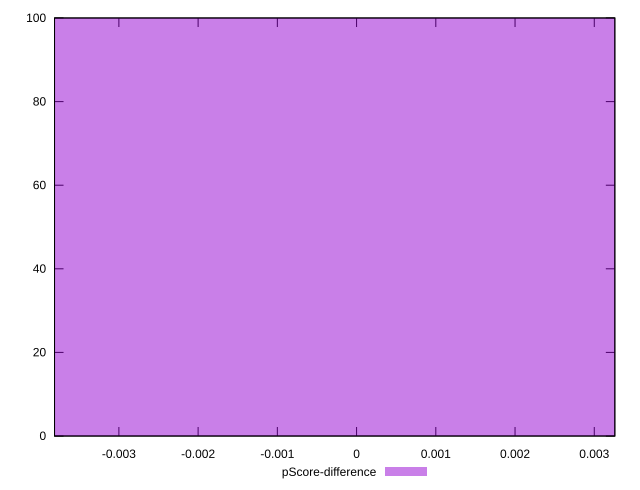

Reproduce this figure in gnuplot.
reset

$pScoreDifference <<EOF
0 100
EOF

set key outside below
set boxwidth 0.008602921213197752
set xrange [-0.003812167054599719:0.003259365831650724]
set yrange [0:100]
set trange [0:100]
set style fill transparent solid 0.5 noborder
set terminal svg size 640, 490 enhanced background rgb 'white'
set output "report_00019_2021-02-10T18-14-37.922Z//uses-long-cache-ttl/samples/pages/pScore-difference/histogram.svg"

plot $pScoreDifference title "pScore-difference" with boxes

reset
